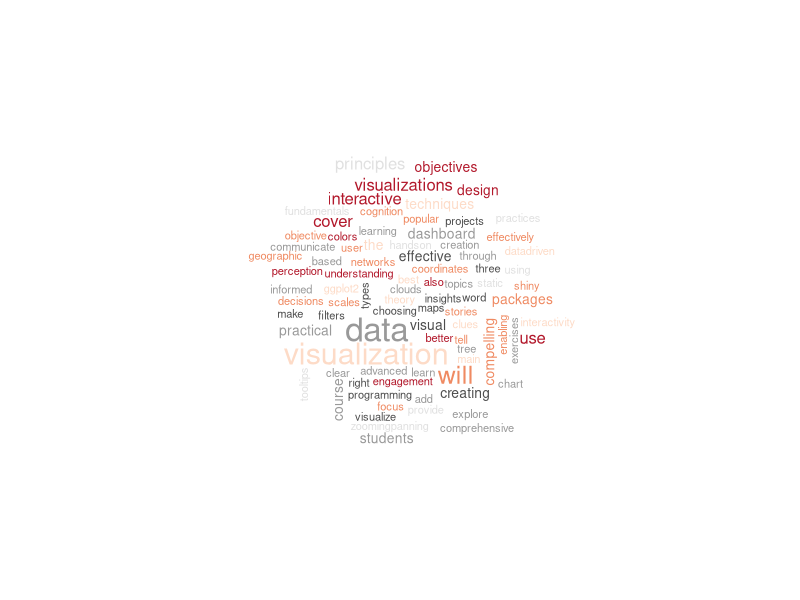
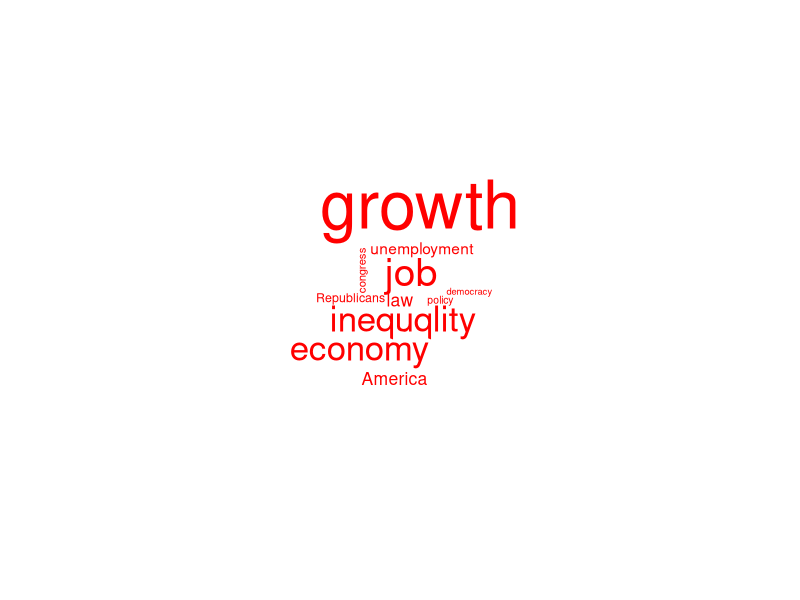
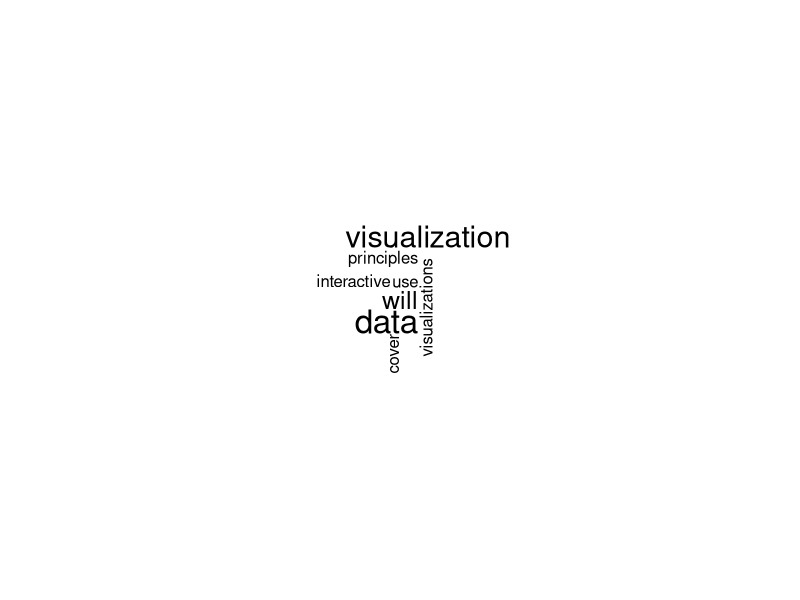

Write the R code that produced these figures, in order. (Note: this script raises an error after producing the figures.)
## ---- chunk 1
knitr::opts_chunk$set(echo = TRUE)
## ---- chunk 2
library(wordcloud)
library(tm)
library(RColorBrewer)
library(corrplot)
## ---- chunk 3
pal = brewer.pal(6, "RdGy")
wordcloud("The objective of this course is to provide students with a comprehensive understanding of data visualization techniques using R. Through hands-on projects and practical exercises, students will learn how to effectively visualize and communicate insights from data, enabling them to make informed decisions and tell compelling data-driven stories. The course will cover data visualization principles, R programming for data visualization, and the use of popular R packages for creating static and interactive visualizations. Learning objectives: We will cover three main topics: Fundamentals of data visualization: Visual perception and cognition principles, choosing the right chart types based on data and objectives, theory of visual clues and effective use of coordinates, scales and colors, best practices for creating clear and compelling visualizations. Practical data visualization with R: We will focus on ggplot2, but also explore other R packages for geographic data visualization and advanced data visualization (e.g. networks, tree maps, word clouds). Interactive visualization techniques and dashboard design: We will cover principles of effective dashboard design and creation of interactive visualizations for better user engagement. We will use R Shiny to add interactivity with tooltips, filters, and zooming/panning.",
    min.freq=1,
    scale=c(2, 0.5),
    random.color=TRUE,
    color=pal)
## ---- chunk 4
words = c("inequqlity", "law", "policy", "unemployment", "job", "economy", "democracy", "Republicans", "congress", "America", "growth")
frequencies = c(26, 9, 2, 7, 30, 26, 1, 4, 3, 9, 57, 9)
wordcloud(words, freq=frequencies, min.freq=0, color="red")
## ---- chunk 5
file = readLines("../data/syllabus.txt")
doc=Corpus(VectorSource(file))
doc=tm_map(doc, tolower)
doc=tm_map(doc, removePunctuation)
doc=tm_map(doc, removeNumbers)
doc=tm_map(doc, removeWords, stopwords("english"))
wordcloud(as.character(doc), scale=c(2, 0.5))
## ---- chunk 6
files = DirSource("../data/debate")
data = Corpus(DirSource("../data/debate"))
data=tm_map(data, tolower)
data=tm_map(data, removePunctuation)
data=tm_map(data, removeNumbers)
data=tm_map(data, removeWords, c(stopwords("english"), "biden", "trump"))
data=TermDocumentMatrix(data)
data=as.matrix(data)
colnames(data) = c("biden", "trump")
comparison.cloud(data, max.words=100, title.size=2, colors=c("blue", "red"))
## ---- chunk 7
data(crude)
data=tm_map(crude, content_transformer(tolower))
data=tm_map(data, removePunctuation)
data=tm_map(data, removeNumbers)
data=tm_map(data, removeWords, stopwords("english"))
data=TermDocumentMatrix(data)
data=as.matrix(data)
crf = cor(data)
corrplot(crf, method="ellipse")
